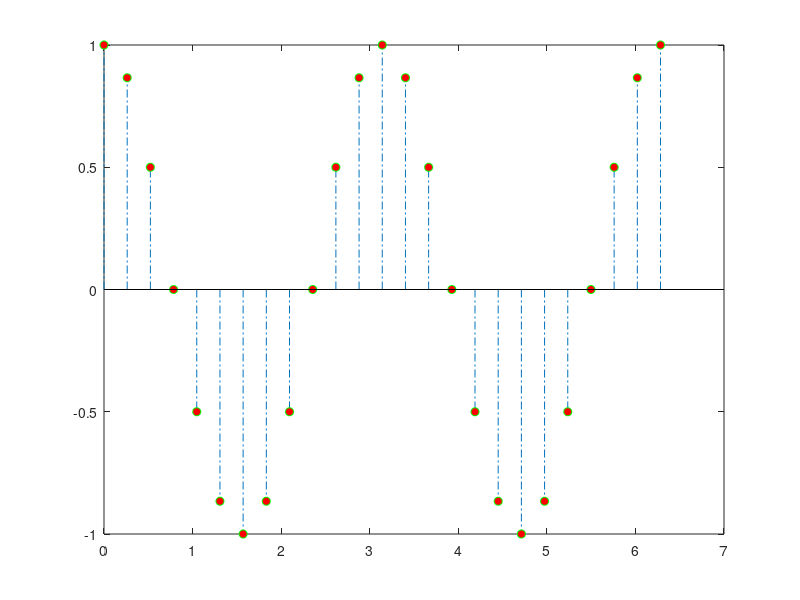

The MATLAB script that drew this image:
%=============================================================================
% Copyright (c) 2016-present Allan CORNET (Nelson)
%=============================================================================
% This file is part of Nelson.
%=============================================================================
% LICENCE_BLOCK_BEGIN
% SPDX-License-Identifier: LGPL-3.0-or-later
% LICENCE_BLOCK_END
%=============================================================================
% <--ADV-CLI MODE-->
%=============================================================================
f = figure();
X = linspace(0, 2 * pi, 25)';
Y = (cos(2 * X));
h = stem(X, Y, 'LineStyle', '-.', 'MarkerFaceColor', 'red', 'MarkerEdgeColor', 'green');
close all
%=============================================================================
